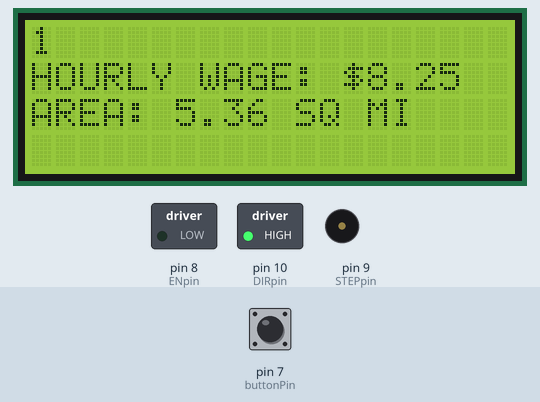
Simulated run of this sketch. Board: Arduino Uno, built with avr-gcc and run on an emulated ATmega328P. On the bench: 20×4 character LCD, switched loads named in the sketch (green lamp = pin HIGH), buzzer (waves = sounding). Inputs (shaded band) come from the test bench; at power-on: pin 7 (buttonPin) LOW. Pins used as bus, display or sensor lines are not drawn; what the sketch prints to the serial monitor is not drawn.

Above: at 1.2 s.
1.3 s: pin 7 (buttonPin) pulled HIGH for 3.2 s
At 2.6 s:
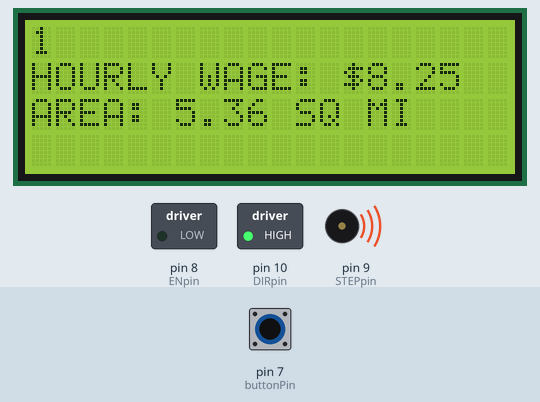
5.1 s: pin 7 (buttonPin) pulled HIGH for 1 s
At 8.8 s:
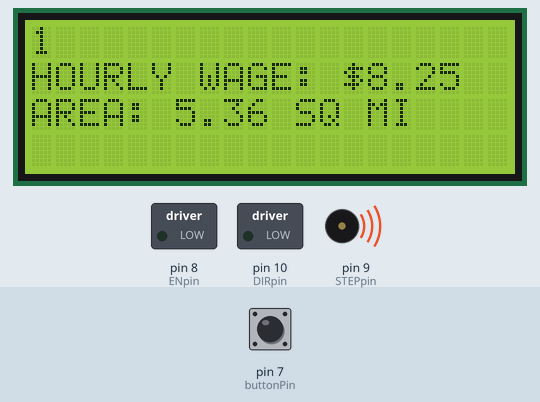
9.1 s: pin 7 (buttonPin) pulsed HIGH 5 times (0.12 s each, 0.3 s apart)
At 11.4 s:
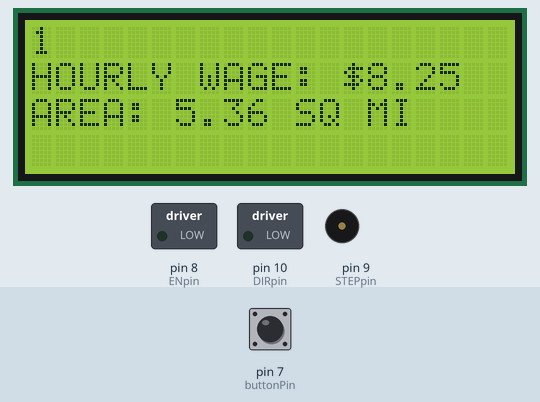
13.6 s: pin 7 (buttonPin) driven HIGH
At 14.4 s:
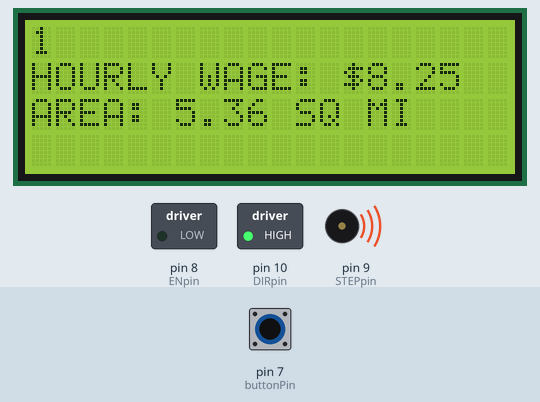
16.6 s: pin 7 (buttonPin) driven LOW
At 17.7 s:
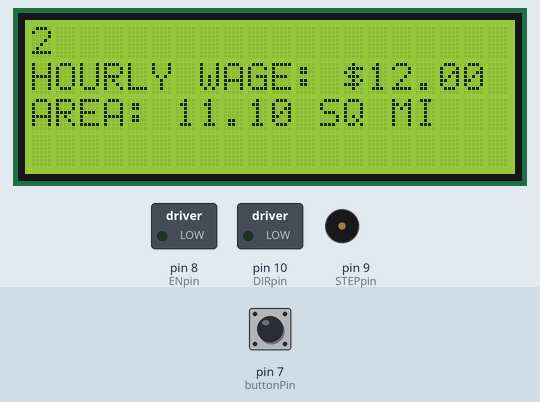
Timing chart, 0 to 20.6 s (numbered marks = the images above; inputs shaded):
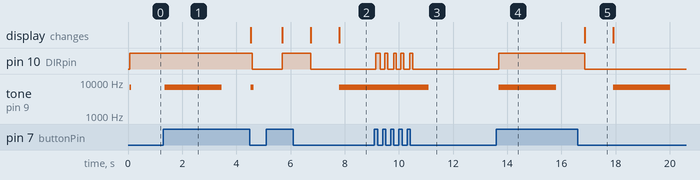

Measured:
- after the input at 1.3 s, pin 10 (DIRpin): HIGH → LOW after 3.3 s; tone on pin 9 (STEPpin): silent → 6903 Hz after 0.06 s, → silent 2.1 s later, → 6903 Hz 1.1 s later, → silent 0.11 s later
- after the input at 5.1 s, pin 10 (DIRpin): LOW → HIGH after 0.59 s, → LOW 1.1 s later
- after the input at 9.1 s, pin 10 (DIRpin): alternates HIGH for 0.11 s and LOW for 0.19 s, 10 changes in all, then stays LOW, starting after 0.06 s; tone on pin 9 (STEPpin): 6903 Hz → silent after 2.0 s instead of 0.81 s
- after the input at 13.6 s, pin 10 (DIRpin): LOW → HIGH after 0.09 s; tone on pin 9 (STEPpin): silent → 6903 Hz after 0.09 s, → silent 2.1 s later
- after the input at 16.6 s, pin 10 (DIRpin): HIGH → LOW after 0.26 s
- what the display in image 5 shows lasts 1.0 s, from 16.9 s to 17.9 s

The sketch:

wageIslands.ino
```cpp
// FOR USE ON ARDUINO UNO R3

/* Connections
 *  D7 to pushbutton with a pulldown resistor, this controls the movement of the motors
 *  A4 to SDA, A5 to SDL of an I2C LCD
 */

#include <Wire.h>
#include <LiquidCrystal_I2C.h> // from https://bitbucket.org/fmalpartida/new-liquidcrystal/wiki/Home

// LEVELS
#define levelCount 19 // Total number of levelCount that will be moving between
float wages[levelCount] = { 8.25, 12.00, 15.75, 19.75, 23.50, 27.25, 31.75, 35.00, 38.75, 42.50, 46.50, 50.25, 54.00, 58.00, 61.75, 65.50, 69.25, 73.25 , 77 }; //Display values for hourly income
String areas[levelCount] = { "5.36", "11.10", "17.88", "29.38", "46.00", "64.80", "92.09", "126.37", "145.59", "171.57", "191.16", "217.93", "226.10", "238.64", "254.13", "259.22", "264.43", "271.85", "285.10" }; // Display values for area

int level = 0;
int previous_level = 0;

// LCD
LiquidCrystal_I2C lcd(0x27, 2, 1, 0, 4, 5, 6, 7); // SDA to A4, SDL to A5
#define BACKLIGHT_PIN     3                       // LCD Backlight pin (on LCD, do no change)

// PINS
const int buttonPin = 7;  // Button Pin - Connect between this and +5V, Pull down resistor between this and GND.

const int MS1pin = 12;    // 00 is 1, 10 is 1/2
const int MS2pin = 11;    // 01 is 1/4, 11 is 1/16
const int ENpin = 8;      // 0 is on, 1 is off
const int STEPpin = 9;    // Low-to-high is step
const int DIRpin = 10;    // 0 is CCW, 1 is CW

// STEPPING
bool stepping = true;
int stepDelay = 1000; // milliseconds to stop each time

int microstep = 16;     // Choices are full-step, half-step, quarter-step, sixteenth-step
int spinSpeed = 27;//4;      // Desired speed in mm/s

int currentStep = 0;
int targetStep = 0;
const int maxStep = 755;//753; //total number of steps travel

// TIMING
int pulseWidthMicros = 20; // microseconds
int millisbetweenSteps = 25; // milliseconds

const float usteps_per_mm1 = 96.2752018f; // Sixteenth stepping
const float usteps_per_mm2 = 95.9125834f; // Sixteenth stepping - measured
const unsigned int timer_speed = (unsigned int) ((1.f / ((float) spinSpeed * (float) microstep * 0.0625f * usteps_per_mm2)) * 3000000.f); //24V, full-step

// STATES
int buttonState = 0;
int dir = 0;

void setup()
{
  lcd.begin(20, 4);                  //Setup LCD dims
  pinMode(buttonPin, INPUT);         //Change button pin to an input

  pinMode(ENpin, OUTPUT);
  digitalWrite(ENpin, HIGH);         // Turn driver off

  pinMode(MS1pin, OUTPUT);
  pinMode(MS2pin, OUTPUT);

  if (microstep == 2)
  {
    digitalWrite(MS1pin, HIGH);
    digitalWrite(MS2pin, LOW);
  }
  else if (microstep == 4)
  {
    digitalWrite(MS1pin, LOW);
    digitalWrite(MS2pin, HIGH);
  }
  else if (microstep == 16)
  {
    digitalWrite(MS1pin, HIGH);
    digitalWrite(MS2pin, HIGH);
  }
  else
  {
    digitalWrite(MS1pin, LOW);
    digitalWrite(MS2pin, LOW);
  }

  pinMode(STEPpin, OUTPUT);
  digitalWrite(STEPpin, LOW);

  pinMode(DIRpin, OUTPUT);
  digitalWrite(DIRpin, HIGH);

  noInterrupts(); // Turn off interrupt when registers are being set
  TCCR1A = 0;
  TCCR1B = 0;
  TCNT1 = 0;
  TIMSK1 = 0;

  TCCR1A |= (1 << COM1A0);  // Enable OCR1A pin
  TCCR1B |= (1 << WGM12);   // Mode 4, CTC on OCR1A
  TCCR1B |= (1 << CS10);    // No prescaler
  OCR1A = timer_speed; //24V, full-step
  interrupts();  // Resume interrupt

  digitalWrite(ENpin, LOW);

  lcd.setBacklightPin(BACKLIGHT_PIN, POSITIVE);
  lcd.setBacklight(HIGH);                        // Turn Backlight on

  Serial.begin(9600);                            // Start Serial
}

//Display data to LCD
void displayData() {
  lcd.home();

  if (level >= 19) {  // Stops display but going over the correct level and displaying garbage because it's written out of order
  }
  else {

    lcd.setCursor(0, 0);
    lcd.print((level + 1));
    lcd.print(" ");  // formatting and whatnot to avoid extra characters

    lcd.setCursor(0, 1);
    lcd.print("HOURLY WAGE: $");
    lcd.print(wages[level]);
    lcd.print(" ");  // formatting and whatnot to avoid extra characters
    //    lcd.print(" ");

    lcd.setCursor(0, 2);
    lcd.print("AREA: ");
    lcd.print(areas[level]);
    lcd.print(" SQ MI ");
  }

  lcd.setCursor(0, 3);
  lcd.print("             "); //formatting and whatnot to avoid extra characters - this probably isn't needed, nothingis written to this line
}


void loop() {
  targetStep = floor(maxStep);    // Get total steps per level
  level = levelCount * currentStep / targetStep;// Math for level height

  //Printing to serial for debug purpuses
  Serial.print("level: ");
  Serial.print(level);
  Serial.print("   ");
  Serial.print("currentStep: ");
  Serial.print(currentStep);
  Serial.println("");
  Serial.print("TargetStep: ");
  Serial.print(targetStep);
  Serial.println("");

  if (stepping && level != previous_level) {
    noInterrupts();
    TCCR1A &= ~(1 << COM1A0);  // Enable OCR1A pin
    interrupts();
    delay(stepDelay);
  } else {
    buttonState = digitalRead(buttonPin); //Check state of button

    dir = (2 * buttonState) - 1;
    displayData();

    if ( (dir > 0 && currentStep < targetStep) ||
         (dir < 0 && currentStep > 0 ) ) {
      digitalWrite(DIRpin, buttonState);

      noInterrupts();
      TCCR1A |= (1 << COM1A0);  // Enable OCR1A pin
      interrupts();

      currentStep = constrain(currentStep + dir, 0, targetStep);

    } else {
      noInterrupts();
      TCCR1A &= ~(1 << COM1A0);  // Disable OCR1A pin
      interrupts();
    }
  }

  previous_level = level;
}
```
